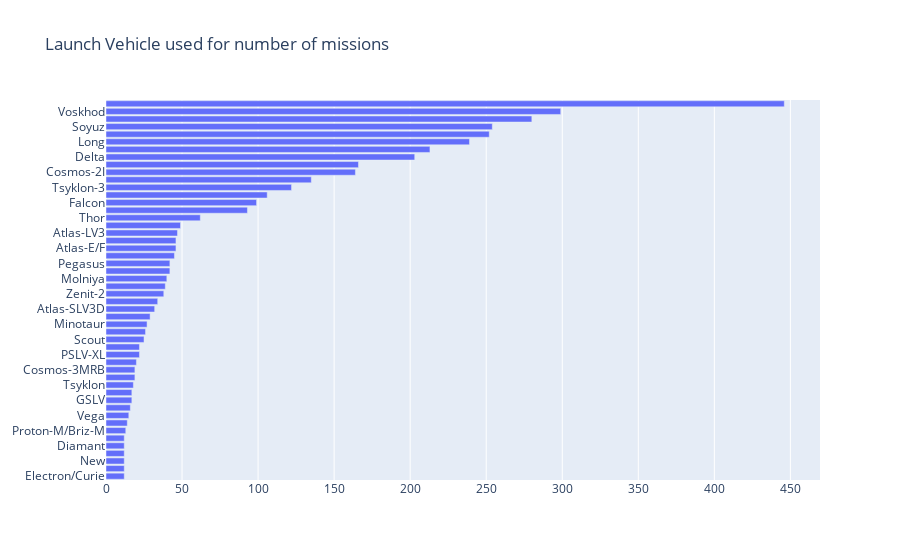

The cell this chart's notebook holds for it:
### Code cell
a['LV'] = a['Detail'].apply(lambda x:x.split()[0])
ro = a['LV'].value_counts().sort_values(ascending=True)[-50:]
fig = go.Figure(go.Bar(x=ro.values, y=ro.keys(),orientation='h'))
fig.update_layout(title="Launch Vehicle used for number of missions ")

### Figure 1 — Plotly figure (JSON) as saved in the notebook; plotly's stock layout.template omitted (floating-point values rounded to 4 significant figures)
{"data": [{"orientation": "h", "type": "bar", "x": [12, 12, 12, 12, 12, 12, 13, 14, 15, 16, 17, 17, 18, 19, 19, 20, 22, 22, 25, 26, 27, 29, 32, 34, 38, 39, 40, 42, 42, 45, 46, 46, 47, 49, 62, 93, 99, 106, 122, 135, 164, 166, 203, 213, 239, 252, 254, 280, 299, 446], "y": ["Electron/Curie", "Atlas-LV3C", "New", "Atlas-SLV3A", "Diamant", "Antares", "Proton-M/Briz-M", "PSLV-CA", "Vega", "Thor-DM18", "GSLV", "Atlas-SLV3C", "Tsyklon", "Mu-III", "Cosmos-3MRB", "Atlas-D", "PSLV-XL", "Dnepr", "Scout", "Vostok", "Minotaur", "Saturn", "Atlas-SLV3D", "Rokot/Briz", "Zenit-2", "Proton", "Molniya", "H-IIA", "Pegasus", "Vostok-2", "Atlas-E/F", "Zenit-3", "Atlas-LV3", "Atlas-SLV3", "Thor", "Vostok-2M", "Falcon", "Tsyklon-2", "Tsyklon-3", "Space", "Cosmos-2I", "Atlas", "Delta", "Titan", "Long", "Ariane", "Soyuz", "Molniya-M", "Voskhod", "Cosmos-3M"]}], "layout": {"title": {"text": "Launch Vehicle used for number of missions "}}}
